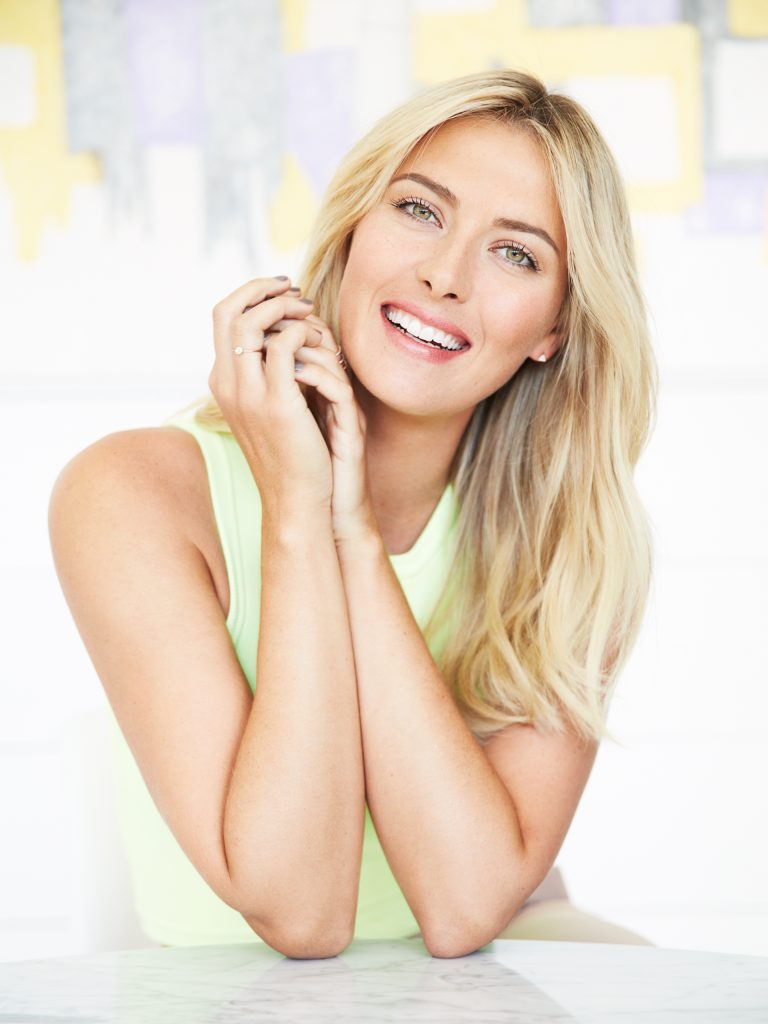
#> input picture model/test_images/maria-sharapova.jpg, 768 x 1024 px
$ jupyter execute --allow-errors person_classifier_model.ipynb   (shell and % lines are left out)
#> lines starting #> are read from the running program, lines starting #| are printed output that depends on the picture; after the words box and inside, x2 and y2 are one past the last pixel; in counts of white or black regions, pixels touching at a corner belong together
[cell 1]
import numpy as np
import cv2
from matplotlib import pyplot as plt

[cell 2]
img=cv2.imread('./test_images/maria-sharapova.jpg')
#> img is the input picture: shape (1024, 768, 3); mean B, G, R 200.9, 216.6, 231.6
img.shape
#> Out = (1024, 768, 3)

[cell 3]
plt.imshow(img)

[cell 4]
gray=cv2.cvtColor(img,cv2.COLOR_BGR2GRAY)
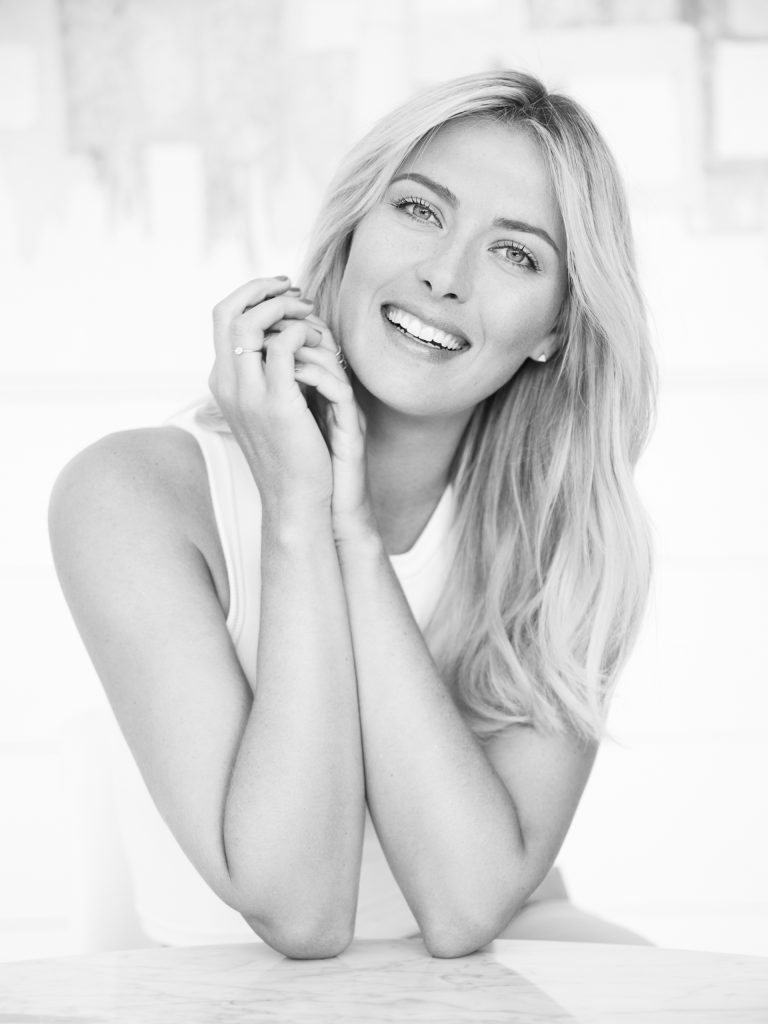
#> gray: shape (1024, 768); min 7, max 255, mean 219.3
gray.shape
#> Out = (1024, 768)

[cell 5]
gray

[cell 6]
plt.imshow(gray,cmap='gray')

[cell 7]
face_cascade=cv2.CascadeClassifier('./opencv/haarcascades/haarcascade_frontalface_default.xml')
eye_cascade=cv2.CascadeClassifier('./opencv/haarcascades/haarcascade_eye.xml')

faces=face_cascade.detectMultiScale(gray,1.3,3)
#> faces = [[334, 148, 255, 255]]
faces
#> Out = [[334, 148, 255, 255]]

[cell 8]
(x,y,w,h)=faces[0]
#> x = 334; y = 148; w = 255; h = 255

[cell 9]
face_img=cv2.rectangle(img, (x, y), (x+w, y+h), (255, 0, 0), 2)
plt.imshow(face_img)

[cell 10]
cv2.destroyAllWindows()
for(x,y,w,h) in faces:
    face_img = cv2.rectangle(img,(x,y),(x+w,y+h),(255,0,0),2)
    roi_gray=gray[y:y+h,x:x+w]
    roi_color=face_img[y:y+h,x:x+w]
    eyes=eye_cascade.detectMultiScale(roi_gray,1.1,10)
    for (ex,ey,ew,eh) in eyes:
        if ey < h/2:
            cv2.rectangle(roi_color,(ex,ey),(ex+ew,ey+eh),(0,0,255),2)
#> this loop made 1 pass
#> (x, y, w, h, eyes) on pass 1: (334, 148, 255, 255, [[50, 32, 58, 58], [147, 76, 59, 59]])
#> pass 1, `roi_gray=gray[y:y+h,x:x+w]`:
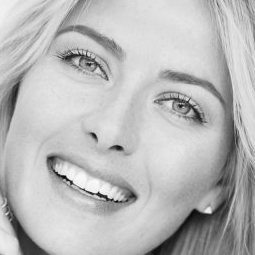
#> roi_gray: shape (255, 255); min 7, max 252, mean 185.4
#> pass 1, `roi_color=face_img[y:y+h,x:x+w]`:
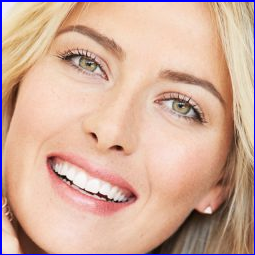
#> roi_color: shape (255, 255, 3); mean B, G, R 155.3, 172.6, 209.8
#> after the loop:
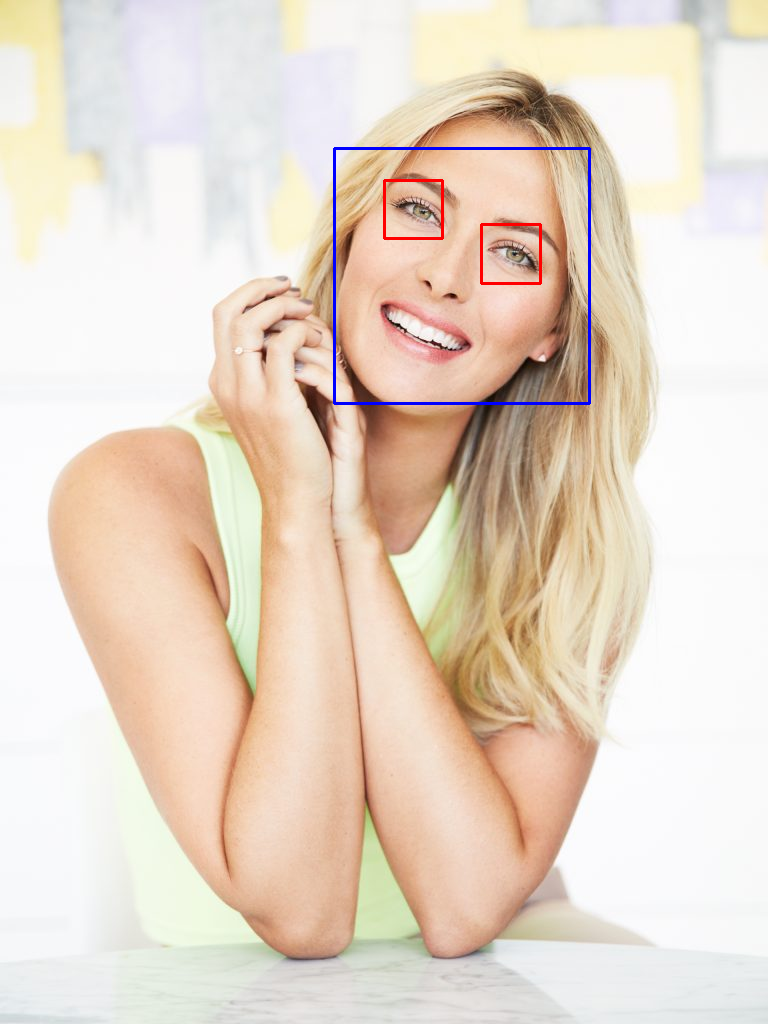
#> img: shape (1024, 768, 3); mean B, G, R 201.1, 215.6, 230.9
#> after the loop:
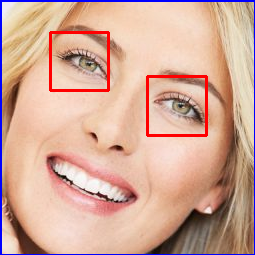
#> roi_color: shape (255, 255, 3); 2.15% of pixels changed, all inside (x1, y1, x2, y2) = (49, 31, 208, 137)

plt.figure()
plt.imshow(face_img,cmap='gray')
plt.show()

[cell 11]
plt.imshow(roi_color,cmap='gray')

[cell 12]
def get_cropped_image_if_2_eyes(image_path):
#> called with image_path = './test_images/maria-sharapova.jpg'
    img=cv2.imread(image_path)
    if img is None:
        print(f"Image not loaded: {image_path}")
        return None
    gray=cv2.cvtColor(img,cv2.COLOR_BGR2GRAY)
    faces=face_cascade.detectMultiScale(gray,1.3,3)
#> faces = [[334, 148, 255, 255]]
    for(x,y,w,h) in faces:
        roi_gray=gray[y:y+h,x:x+w]
        roi_color=img[y:y+h,x:x+w]
        eyes=eye_cascade.detectMultiScale(roi_gray,1.1,10)
        if len(eyes)>=2:
            return roi_color
#> this loop made 1 pass
#> pass 1, in get_cropped_image_if_2_eyes, `roi_color=img[y:y+h,x:x+w]`:
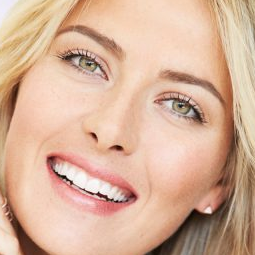
#> roi_color: shape (255, 255, 3); mean B, G, R 152.8, 176.8, 214.7

[cell 13]
original_image=cv2.imread('./test_images/maria-sharapova.jpg')
plt.imshow(original_image)

[cell 14]
cropped_image=get_cropped_image_if_2_eyes('./test_images/maria-sharapova.jpg')
plt.imshow(cropped_image)

[cell 15]
img2=get_cropped_image_if_2_eyes('./dataset/maria_sharapova/250px-Maria_Sharapova_-_Roland-Garros_2013_-_002.jpg')
img2

[cell 16]
path_to_data="./dataset/"
path_to_cr_data="./dataset/cropped/"

[cell 17]
import os
img_dirs=[]
for entry in os.scandir(path_to_data):
    if entry.is_dir():
        img_dirs.append(entry.path)

[cell 18]
img_dirs

[cell 19]
import shutil
if os.path.exists(path_to_cr_data):
    shutil.rmtree(path_to_cr_data)

os.mkdir(path_to_cr_data)

[cell 20]
cropped_img_dirs=[]
celebrity_file_names_dict={}

for img_dir in img_dirs:
    count=1
    celebrity_name=img_dir.split('/')[-1]
    print(celebrity_name)

    celebrity_file_names_dict[celebrity_name]=[]

    for entry in os.scandir(img_dir):
        roi_color= get_cropped_image_if_2_eyes(entry.path)
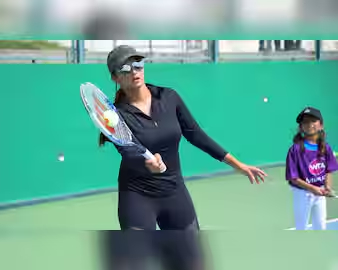
#> input picture model/dataset/Sania_Mirza/196606-sania-reu.jpg, 338 x 270 px
#> in get_cropped_image_if_2_eyes, img is the input picture: shape (270, 338, 3); mean B, G, R 150.4, 166.6, 103
#> in get_cropped_image_if_2_eyes (call 3), `gray=cv2.cvtColor(img,cv2.COLOR_BGR2GRAY)`:
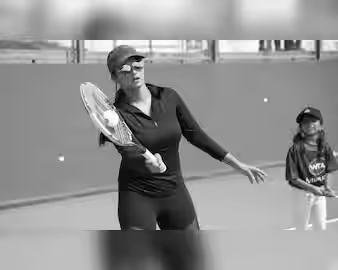
#> gray: shape (270, 338); min 1, max 255, mean 145.7
#> in get_cropped_image_if_2_eyes (call 3), `faces=face_cascade.detectMultiScale(gray,1.3,3)`: faces = ()
        if roi_color is not None:
            cropped_folder=path_to_cr_data + celebrity_name
            if not os.path.exists(cropped_folder):
                os.makedirs(cropped_folder)
                cropped_img_dirs.append(cropped_folder)
                print("Generating cropped images in folder:",cropped_folder)

            cropped_file_name= celebrity_name + str(count) +".png"
            cropped_file_path=cropped_folder + "/"+ cropped_file_name

            cv2.imwrite(cropped_file_path,roi_color)
            celebrity_file_names_dict[celebrity_name].append(cropped_file_path)
            count+=1

[cell 21]
import numpy as np
import pywt
import cv2

[cell 22]
celebrity_file_names_dict={}
for img_dir in cropped_img_dirs:
    celebrity_name=img_dir.split('/')[-1]
    file_list=[]
    for entry in os.scandir(img_dir):
        file_list.append(entry.path)

    celebrity_file_names_dict[celebrity_name]=file_list

celebrity_file_names_dict

[cell 23]
def w2d(img, mode='haar', level=1):
#> called with mode = 'db1', level = 5
    imArray = img
    #Datatype conversions
    #convert to grayscale
    imArray = cv2.cvtColor( imArray,cv2.COLOR_RGB2GRAY )
    #convert to float
    imArray =  np.float32(imArray)
    imArray /= 255;
    # compute coefficients
    coeffs=pywt.wavedec2(imArray, mode, level=level)

    #Process Coefficients
    coeffs_H=list(coeffs)
    coeffs_H[0] *= 0;

    # reconstruction
    imArray_H=pywt.waverec2(coeffs_H, mode);
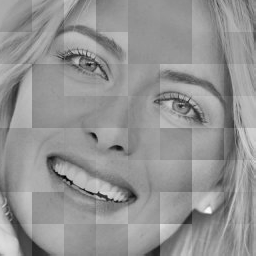
#> imArray_H: shape (256, 256) float32; min -0.734, max 0.535, mean 0; drawn with min black and max white
    imArray_H *= 255;
    imArray_H =  np.uint8(imArray_H)
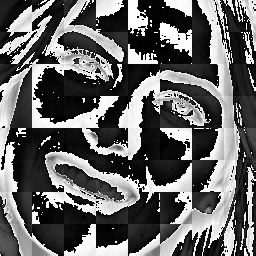
#> imArray_H: shape (256, 256); min 0, max 255, mean 100.1

    return imArray_H

[cell 24]
im_har=w2d(cropped_image,'db1',5)
plt.imshow(im_har,cmap='gray')

[cell 25]
class_dict={}
count=0
for celebrity_name in celebrity_file_names_dict.keys():
    class_dict[celebrity_name]=count
    count=count+1
#> this loop made 0 passes
#> after the loop, class_dict = 0 items; count = 0

class_dict
